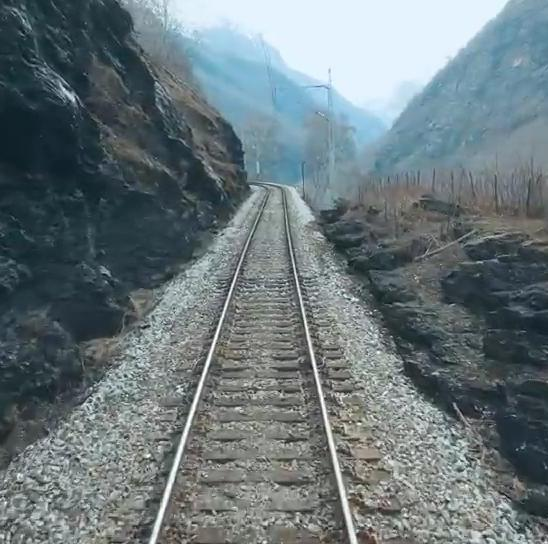
%> input picture Project/Development/Data/Dataset - B2/Frame1253.jpg, 548 x 544 px; its folder holds only this picture in this run
$ octave morpho_adapt.m   (GNU Octave 9; MATLAB toolbox functions it lacks are replaced by stand-ins)
%> lines starting %> are read from the running program, lines starting %| are printed output that depends on the picture; in (x1, y1, x2, y2) boxes, pixels count from 0 and x2, y2 are one past the last pixel; in counts of white or black regions, pixels touching at a corner belong together; the program's own positions count from 1
%% =========================================================================
%  Morphological Operations AFTER Adaptive Threshold
%  Sensitivity = 0.2, No pre-filter (baseline)
% =========================================================================

%% --- Load image ---
datasetPath = './Data/Dataset - B2/';
imgFiles = dir(fullfile(datasetPath, '*.jpg'));
if isempty(imgFiles)
    imgFiles = dir(fullfile(datasetPath, '*.png'));
end
imgRGB  = imread(fullfile(imgFiles(1).folder, imgFiles(1).name));
%> imgRGB is the input picture: size 544x548x3 uint8; mean R, G, B 106, 119, 123.2
if size(imgRGB,3) == 3
    imgGray = rgb2gray(imgRGB);
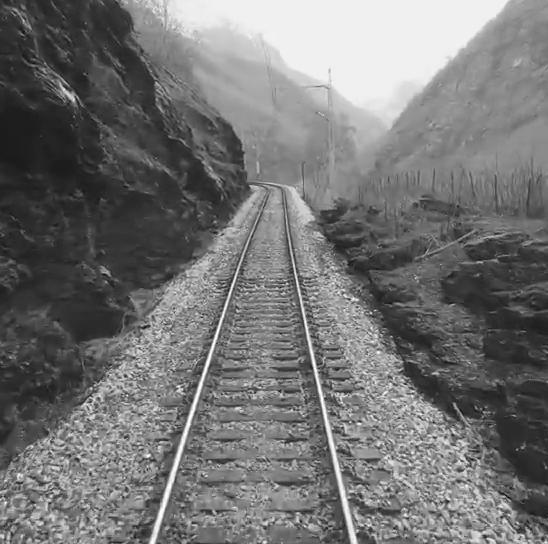
%> imgGray: size 544x548 uint8; min 1, max 255, mean 115.6
else
    imgGray = imgRGB;
end
[imgH, imgW] = size(imgGray);
%> imgH = 544; imgW = 548

%% --- ROI ---
bottomLeft  = [round(0.10*imgW),  imgH            ];
%> bottomLeft = [55 544]
bottomRight = [round(0.90*imgW),  imgH            ];
%> bottomRight = [493 544]
topLeft     = [round(0.35*imgW),  round(0.40*imgH)];
%> topLeft = [192 218]
topRight    = [round(0.65*imgW),  round(0.40*imgH)];
%> topRight = [356 218]
polyX   = [bottomLeft(1), topLeft(1),  topRight(1),  bottomRight(1)];
%> polyX = [55 192 356 493]
polyY   = [bottomLeft(2), topLeft(2),  topRight(2),  bottomRight(2)];
%> polyY = [544 218 218 544]
roiMask = poly2mask(polyX, polyY, imgH, imgW);

%% --- Adaptive baseline (sensitivity=0.2) ---
bw_base = imbinarize(imgGray, 'adaptive', ...
    'ForegroundPolarity', 'bright', 'Sensitivity', 0.3) & roiMask;
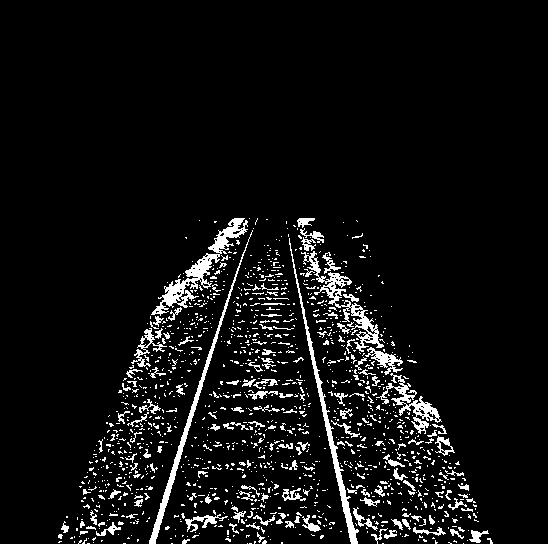
%> bw_base: size 544x548 logical; 6.6% white; 1396 white regions (1244 under 20 px), largest, box (x1, y1, x2, y2) and area: (151, 218, 248, 316) 1662, (289, 238, 359, 544) 1329, (149, 230, 253, 544) 1307

%% --- Morphological operations after adaptive ---

% Erosion disk 1 — gentle shrink, removes thinnest noise pixels
bw_erode1 = imerode(bw_base, strel('disk', 1));
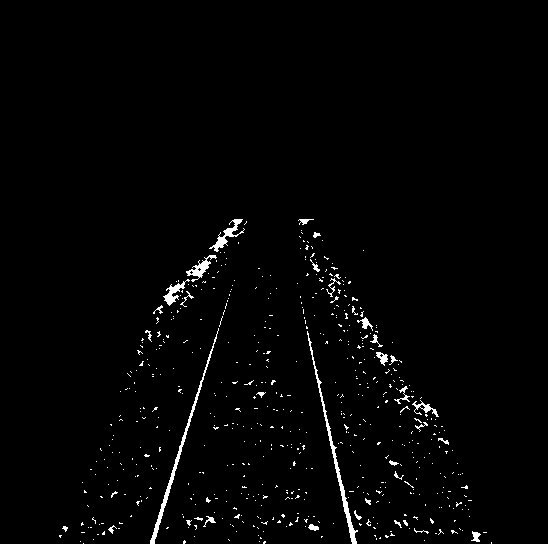
%> bw_erode1: size 544x548 logical; 1.7% white; 570 white regions (537 under 20 px), largest, box (x1, y1, x2, y2) and area: (307, 331, 358, 544) 685, (150, 328, 219, 544) 670, (209, 219, 245, 252) 292

% Erosion disk 2 — stronger, removes more noise but may thin rails
bw_erode2 = imerode(bw_base, strel('disk', 2));
%> bw_erode2: size 544x548 logical; 0.45% white in thin lines or dots, all inside (x1, y1, x2, y2) = (64, 220, 480, 544)

% Erosion disk 3 — aggressive, only thick structures survive
bw_erode3 = imerode(bw_base, strel('disk', 3));
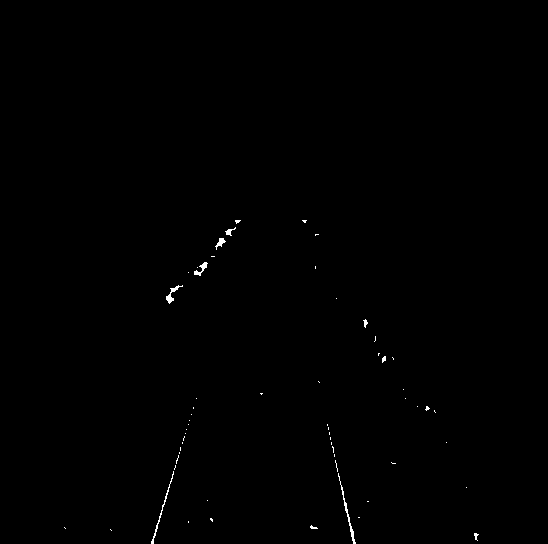
%> bw_erode3: size 544x548 logical; 0.26% white in thin lines or dots, all inside (x1, y1, x2, y2) = (64, 220, 479, 544)

% Opening disk 2 — erosion THEN dilation: removes noise, restores rail thickness
% Better than erosion alone because it gives back the size of surviving structures
bw_open2 = imopen(bw_base, strel('disk', 2));
%> bw_open2: size 544x548 logical; 1.7% white; 88 white regions (46 under 20 px), largest, box (x1, y1, x2, y2) and area: (149, 379, 204, 544) 900, (318, 390, 358, 544) 835, (212, 218, 243, 253) 349

% Opening disk 3
bw_open3 = imopen(bw_base, strel('disk', 3));
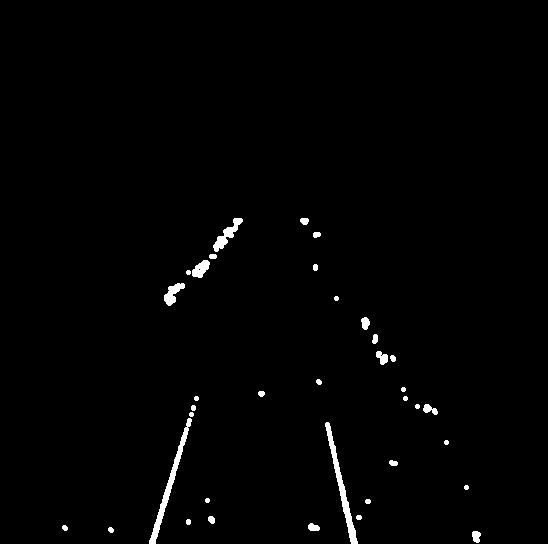
%> bw_open3: size 544x548 logical; 1.1% white; 36 white regions, largest, box (x1, y1, x2, y2) and area: (149, 418, 192, 544) 722, (325, 422, 358, 544) 718, (213, 218, 243, 252) 334

% Erosion disk 2 + Dilation disk 1 — asymmetric: erode more than dilate
% Removes noise aggressively but keeps rails slightly thicker than pure erosion
bw_erode2_dilate1 = imdilate(imerode(bw_base, strel('disk', 2)), strel('disk', 1));
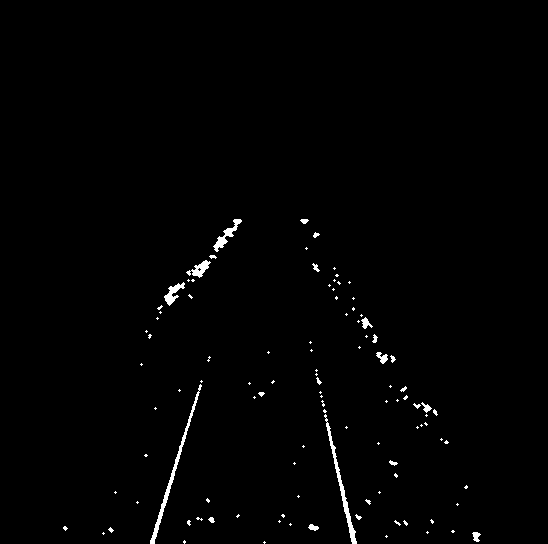
%> bw_erode2_dilate1: size 544x548 logical; 0.99% white; 106 white regions (83 under 20 px), largest, box (x1, y1, x2, y2) and area: (150, 384, 202, 544) 566, (324, 414, 357, 544) 499, (213, 219, 242, 252) 249

% bwareaopen — removes any connected blob smaller than N pixels
% Does not affect shape of remaining blobs (unlike erosion)
bw_area500  = bwareaopen(bw_base, 500);   % remove blobs < 500 px
%> bw_area500: size 544x548 logical; 2.2% white; 5 white regions, box (x1, y1, x2, y2) and area: (151, 218, 248, 316) 1662, (289, 238, 359, 544) 1329, (149, 230, 253, 544) 1307, (301, 251, 384, 352) 1279, (376, 373, 442, 434) 906
bw_area1000 = bwareaopen(bw_base, 1000);  % more aggressive
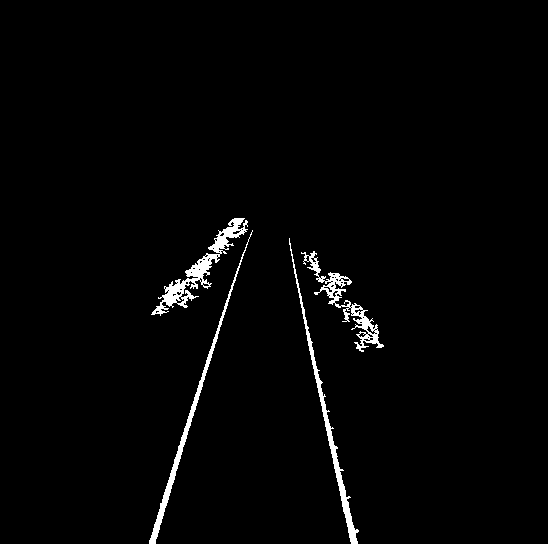
%> bw_area1000: size 544x548 logical; 1.9% white; 4 white regions, box (x1, y1, x2, y2) and area: (151, 218, 248, 316) 1662, (289, 238, 359, 544) 1329, (149, 230, 253, 544) 1307, (301, 251, 384, 352) 1279

%% --- Figure ---
figure('Name', 'Morphology After Adaptive (sensitivity=0.2)', 'NumberTitle', 'off');
set(gcf, 'Position', [50 50 1800 850]);

subplot(2, 4, 1);
imshow(bw_base);
title('Adaptive only (baseline)', 'FontSize', 9);

subplot(2, 4, 2);
imshow(bw_erode1);
title('+ Erosion disk 1', 'FontSize', 9);

subplot(2, 4, 3);
imshow(bw_erode2);
title('+ Erosion disk 2', 'FontSize', 9);

subplot(2, 4, 4);
imshow(bw_erode3);
title('+ Erosion disk 3', 'FontSize', 9);

subplot(2, 4, 5);
imshow(bw_open2);
title('+ Opening disk 2', 'FontSize', 9);

subplot(2, 4, 6);
imshow(bw_open3);
title('+ Opening disk 3', 'FontSize', 9);

subplot(2, 4, 7);
imshow(bw_area500);
title('+ bwareaopen 500px', 'FontSize', 9);

subplot(2, 4, 8);
imshow(bw_area1000);
title('+ bwareaopen 1000px', 'FontSize', 9);

sgtitle({'Morphological Operations AFTER Adaptive Threshold  (sensitivity = 0.2)'; ...
    'Which operation best cleans noise while keeping rail lines?'});

$ run again, on Project/Development/Data/Dataset - B2/cortada11.png
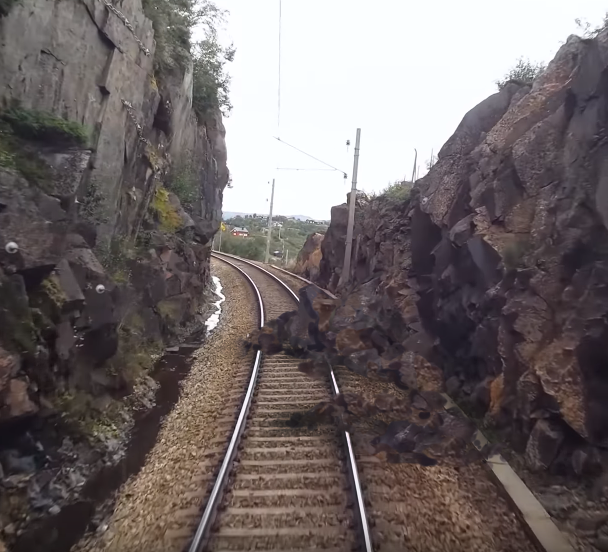
%> input picture Project/Development/Data/Dataset - B2/cortada11.png, 608 x 552 px
%> imgRGB is the input picture: size 552x608x3 uint8; mean R, G, B 112.7, 104.2, 104.4
%> `bw_base = imbinarize(imgGray, 'adaptive', 'ForegroundPolarity', 'brigh..`:
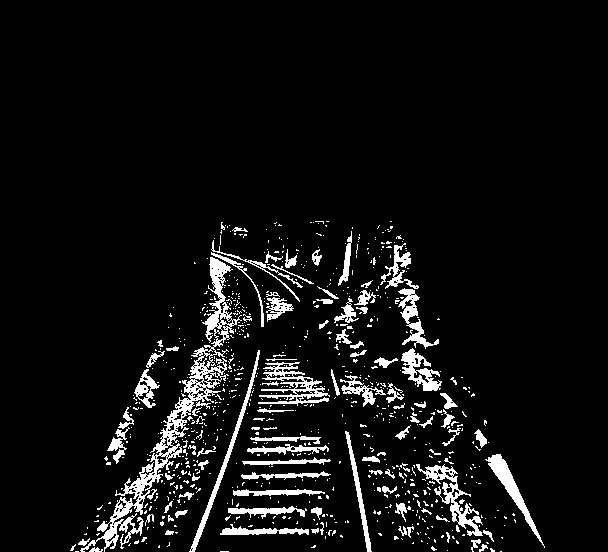
%> bw_base: size 552x608 logical; 6.9% white; 815 white regions (714 under 20 px), largest, box (x1, y1, x2, y2) and area: (80, 257, 242, 552) 4755, (258, 362, 330, 406) 1126, (416, 464, 483, 536) 1113
%> bw_erode1: size 552x608 logical; 2.6% white; 508 white regions (428 under 20 px), largest, box (x1, y1, x2, y2) and area: (488, 455, 540, 539) 719, (192, 361, 257, 552) 474, (205, 258, 230, 335) 464
%> bw_erode2: size 552x608 logical; 0.83% white; 259 white regions (230 under 20 px), largest, box (x1, y1, x2, y2) and area: (491, 456, 536, 532) 542, (211, 259, 228, 298) 170, (207, 312, 219, 329) 84
%> bw_erode3: size 552x608 logical; 0.48% white; 142 white regions (123 under 20 px), largest, box (x1, y1, x2, y2) and area: (492, 456, 533, 526) 453, (212, 260, 225, 275) 83, (208, 315, 217, 328) 63
%> bw_open2: size 552x608 logical; 2.9% white; 147 white regions (48 under 20 px), largest, box (x1, y1, x2, y2) and area: (489, 454, 539, 536) 875, (191, 431, 238, 549) 558, (350, 456, 372, 552) 422
%> bw_open3: size 552x608 logical; 2.1% white; 91 white regions, largest, box (x1, y1, x2, y2) and area: (490, 454, 536, 530) 846, (210, 258, 230, 295) 348, (351, 461, 368, 531) 316
%> bw_erode2_dilate1: size 552x608 logical; 1.7% white; 179 white regions (114 under 20 px), largest, box (x1, y1, x2, y2) and area: (490, 455, 538, 535) 707, (192, 432, 237, 548) 323, (210, 258, 229, 299) 275
%> `bw_area1000 = bwareaopen(bw_base, 1000);`:
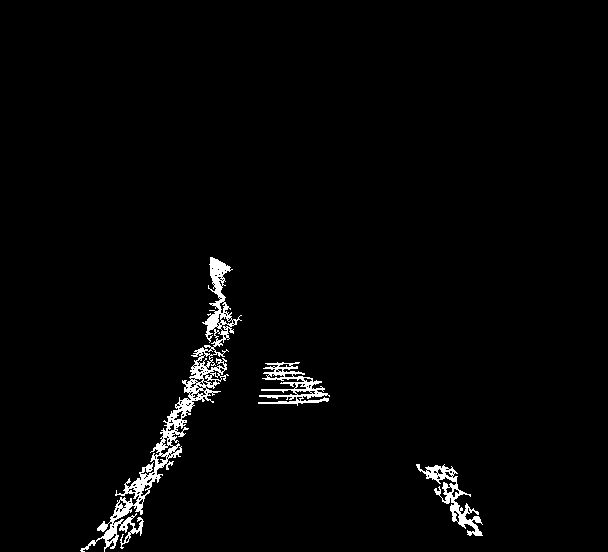
%> bw_area1000: size 552x608 logical; 2.1% white; 3 white regions, box (x1, y1, x2, y2) and area: (80, 257, 242, 552) 4755, (258, 362, 330, 406) 1126, (416, 464, 483, 536) 1113

$ run again, on Project/Development/Data/Dataset - B2/image00756.jpg
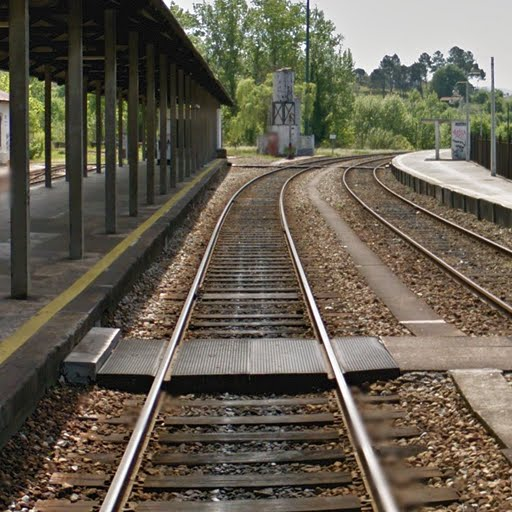
%> input picture Project/Development/Data/Dataset - B2/image00756.jpg, 512 x 512 px
%> imgRGB is the input picture: size 512x512x3 uint8; mean R, G, B 101.4, 94.4, 80.7
%> `bw_base = imbinarize(imgGray, 'adaptive', 'ForegroundPolarity', 'brigh..`:
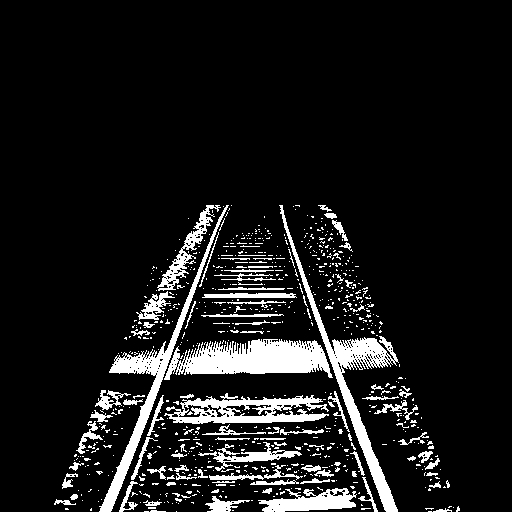
%> bw_base: size 512x512 logical; 10.3% white; 784 white regions (687 under 20 px), largest, box (x1, y1, x2, y2) and area: (164, 339, 333, 380) 4275, (279, 205, 399, 512) 3736, (99, 205, 229, 512) 3151
%> bw_erode1: size 512x512 logical; 5.1% white; 362 white regions (317 under 20 px), largest, box (x1, y1, x2, y2) and area: (184, 340, 331, 377) 3097, (283, 215, 397, 512) 2370, (100, 207, 227, 512) 2201
%> bw_erode2: size 512x512 logical; 3% white; 124 white regions (107 under 20 px), largest, box (x1, y1, x2, y2) and area: (187, 341, 328, 372) 2611, (304, 279, 396, 512) 1588, (101, 277, 198, 512) 1083
%> bw_erode3: size 512x512 logical; 2.5% white; 77 white regions (61 under 20 px), largest, box (x1, y1, x2, y2) and area: (190, 342, 328, 372) 2418, (314, 308, 396, 512) 963, (102, 303, 188, 512) 880
%> bw_open2: size 512x512 logical; 5.7% white; 70 white regions (29 under 20 px), largest, box (x1, y1, x2, y2) and area: (185, 339, 330, 374) 3398, (296, 260, 398, 512) 2933, (99, 267, 203, 512) 2729
%> bw_open3: size 512x512 logical; 5.1% white; 42 white regions (1 under 20 px), largest, box (x1, y1, x2, y2) and area: (188, 340, 330, 374) 3337, (302, 278, 398, 512) 2773, (100, 278, 199, 512) 2161
%> bw_erode2_dilate1: size 512x512 logical; 4.3% white; 88 white regions (58 under 20 px), largest, box (x1, y1, x2, y2) and area: (186, 340, 329, 373) 3015, (297, 261, 397, 512) 2264, (100, 268, 202, 512) 1707
%> `bw_area1000 = bwareaopen(bw_base, 1000);`:
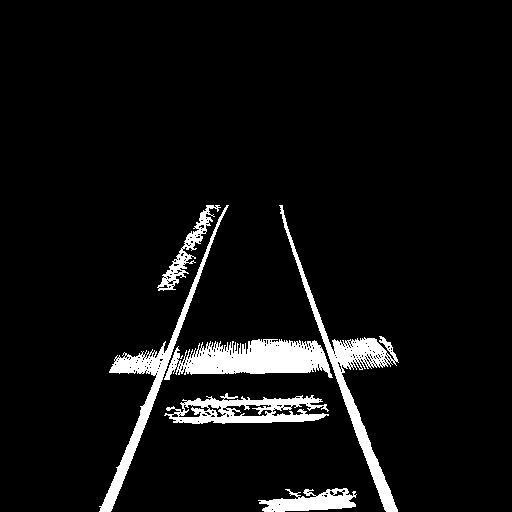
%> bw_area1000: size 512x512 logical; 6.2% white; 6 white regions, box (x1, y1, x2, y2) and area: (164, 339, 333, 380) 4275, (279, 205, 399, 512) 3736, (99, 205, 229, 512) 3151, (164, 393, 329, 424) 2642, (258, 488, 357, 512) 1394, (157, 205, 221, 291) 1013

$ run again, on Project/Development/Data/Dataset - B2/Frame1291.jpg
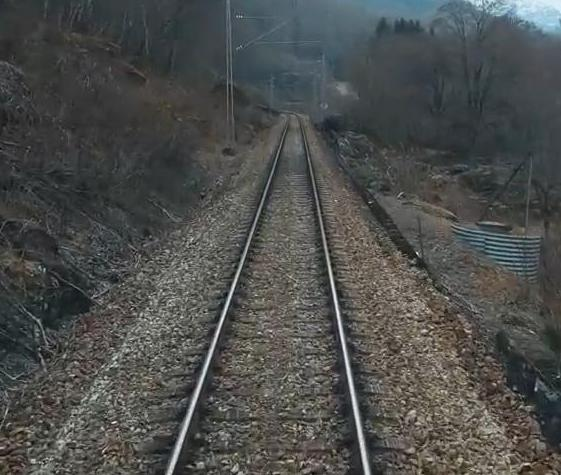
%> input picture Project/Development/Data/Dataset - B2/Frame1291.jpg, 561 x 475 px
%> imgRGB is the input picture: size 475x561x3 uint8; mean R, G, B 76.4, 78.2, 76.6
%> bw_base: size 475x561 logical; 7.5% white in thin lines or dots, all inside (x1, y1, x2, y2) = (57, 190, 505, 475)
%> bw_erode1: size 475x561 logical; 1.4% white in thin lines or dots, all inside (x1, y1, x2, y2) = (67, 191, 504, 475)
%> bw_erode2: size 475x561 logical; 0.25% white in thin lines or dots, all inside (x1, y1, x2, y2) = (103, 192, 470, 475)
%> bw_erode3: size 475x561 logical; 0.15% white in thin lines or dots, all inside (x1, y1, x2, y2) = (124, 193, 426, 475)
%> bw_open2: size 475x561 logical; 1% white; 55 white regions (32 under 20 px), largest, box (x1, y1, x2, y2) and area: (165, 330, 220, 475) 850, (338, 324, 371, 475) 776, (218, 430, 230, 441) 62
%> bw_open3: size 475x561 logical; 0.71% white; 21 white regions, largest, box (x1, y1, x2, y2) and area: (345, 362, 371, 475) 649, (165, 374, 205, 475) 649, (202, 350, 213, 373) 107
%> bw_erode2_dilate1: size 475x561 logical; 0.6% white; 63 white regions (55 under 20 px), largest, box (x1, y1, x2, y2) and area: (166, 331, 219, 475) 561, (346, 362, 370, 475) 423, (219, 431, 229, 440) 36
%> `bw_area500  = bwareaopen(bw_base, 500);`:
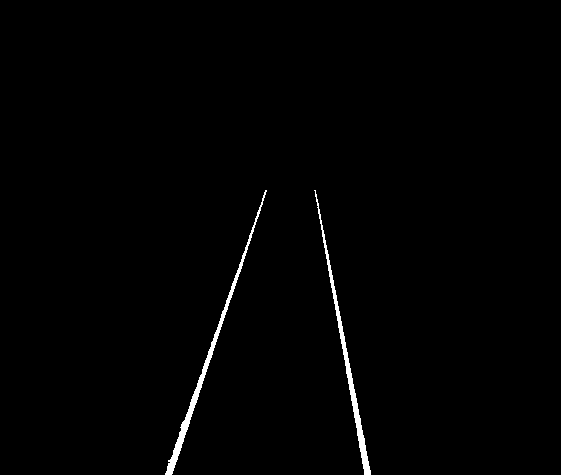
%> bw_area500: size 475x561 logical; 0.94% white; 2 white regions, box (x1, y1, x2, y2) and area: (165, 190, 267, 475) 1302, (314, 190, 371, 475) 1193
